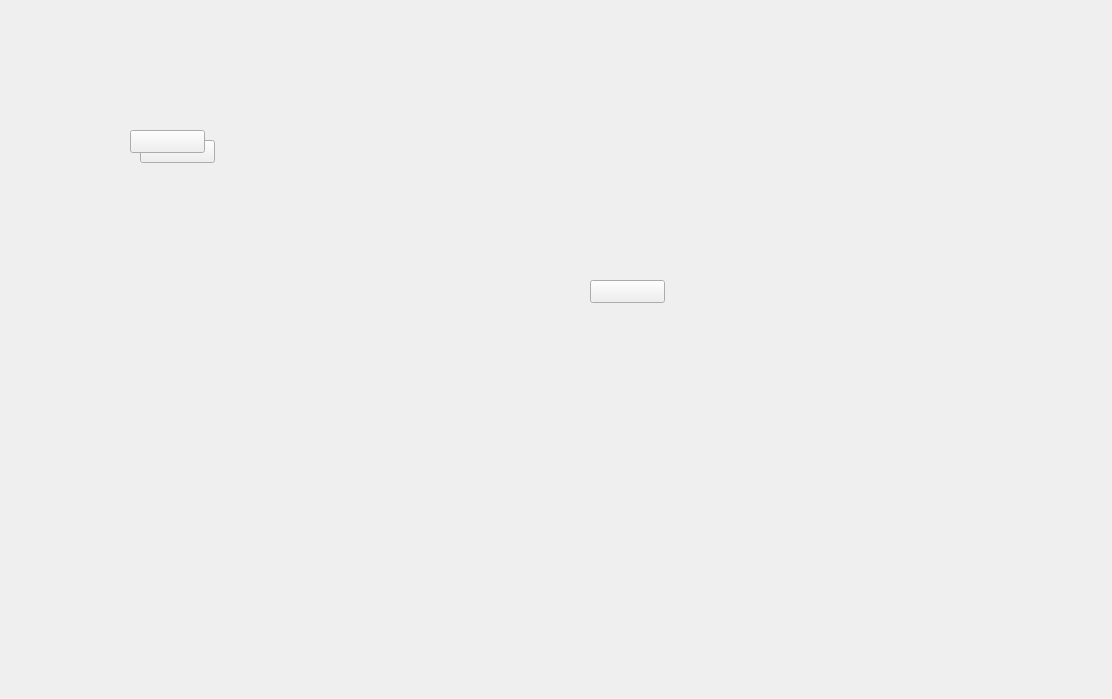
<?xml version="1.0" encoding="UTF-8"?>
<ui version="4.0">
 <class>MainWindow</class>
 <widget class="QMainWindow" name="MainWindow">
  <property name="enabled">
   <bool>true</bool>
  </property>
  <property name="geometry">
   <rect>
    <x>0</x>
    <y>0</y>
    <width>1112</width>
    <height>699</height>
   </rect>
  </property>
  <property name="focusPolicy">
   <enum>Qt::TabFocus</enum>
  </property>
  <property name="windowTitle">
   <string>MainWindow</string>
  </property>
  <property name="styleSheet">
   <string notr="true"/>
  </property>
  <property name="iconSize">
   <size>
    <width>24</width>
    <height>24</height>
   </size>
  </property>
  <widget class="QWidget" name="centralWidget">
   <property name="styleSheet">
    <string notr="true"/>
   </property>
   <widget class="QPushButton" name="StartButton">
    <property name="enabled">
     <bool>true</bool>
    </property>
    <property name="geometry">
     <rect>
      <x>1400</x>
      <y>650</y>
      <width>401</width>
      <height>391</height>
     </rect>
    </property>
    <property name="font">
     <font>
      <family>Adobe Devanagari</family>
      <pointsize>36</pointsize>
      <weight>75</weight>
      <bold>true</bold>
     </font>
    </property>
    <property name="contextMenuPolicy">
     <enum>Qt::DefaultContextMenu</enum>
    </property>
    <property name="styleSheet">
     <string notr="true"/>
    </property>
    <property name="text">
     <string/>
    </property>
   </widget>
   <widget class="QLabel" name="face0">
    <property name="geometry">
     <rect>
      <x>750</x>
      <y>250</y>
      <width>191</width>
      <height>161</height>
     </rect>
    </property>
    <property name="text">
     <string/>
    </property>
   </widget>
   <widget class="QLabel" name="face1">
    <property name="geometry">
     <rect>
      <x>0</x>
      <y>0</y>
      <width>191</width>
      <height>161</height>
     </rect>
    </property>
    <property name="text">
     <string/>
    </property>
   </widget>
   <widget class="QLabel" name="face2">
    <property name="geometry">
     <rect>
      <x>1080</x>
      <y>120</y>
      <width>191</width>
      <height>161</height>
     </rect>
    </property>
    <property name="text">
     <string/>
    </property>
   </widget>
   <widget class="QLabel" name="face3">
    <property name="geometry">
     <rect>
      <x>1080</x>
      <y>120</y>
      <width>191</width>
      <height>161</height>
     </rect>
    </property>
    <property name="text">
     <string/>
    </property>
   </widget>
   <widget class="QLabel" name="face4">
    <property name="geometry">
     <rect>
      <x>1080</x>
      <y>120</y>
      <width>191</width>
      <height>161</height>
     </rect>
    </property>
    <property name="text">
     <string/>
    </property>
   </widget>
   <widget class="QLabel" name="face5">
    <property name="geometry">
     <rect>
      <x>1080</x>
      <y>120</y>
      <width>191</width>
      <height>161</height>
     </rect>
    </property>
    <property name="text">
     <string/>
    </property>
   </widget>
   <widget class="QLabel" name="face6">
    <property name="geometry">
     <rect>
      <x>1080</x>
      <y>120</y>
      <width>191</width>
      <height>161</height>
     </rect>
    </property>
    <property name="text">
     <string/>
    </property>
   </widget>
   <widget class="QLabel" name="face7">
    <property name="geometry">
     <rect>
      <x>1080</x>
      <y>120</y>
      <width>191</width>
      <height>161</height>
     </rect>
    </property>
    <property name="text">
     <string/>
    </property>
   </widget>
   <widget class="QLabel" name="face8">
    <property name="geometry">
     <rect>
      <x>1080</x>
      <y>120</y>
      <width>191</width>
      <height>161</height>
     </rect>
    </property>
    <property name="text">
     <string/>
    </property>
   </widget>
   <widget class="QLabel" name="face9">
    <property name="geometry">
     <rect>
      <x>10</x>
      <y>10</y>
      <width>191</width>
      <height>161</height>
     </rect>
    </property>
    <property name="text">
     <string/>
    </property>
   </widget>
   <widget class="QLabel" name="label_Score">
    <property name="geometry">
     <rect>
      <x>2000</x>
      <y>190</y>
      <width>50</width>
      <height>50</height>
     </rect>
    </property>
    <property name="text">
     <string/>
    </property>
   </widget>
   <widget class="QLabel" name="Time_label">
    <property name="geometry">
     <rect>
      <x>90</x>
      <y>180</y>
      <width>58</width>
      <height>15</height>
     </rect>
    </property>
    <property name="text">
     <string/>
    </property>
   </widget>
   <widget class="QLabel" name="A">
    <property name="geometry">
     <rect>
      <x>300</x>
      <y>420</y>
      <width>47</width>
      <height>12</height>
     </rect>
    </property>
    <property name="text">
     <string/>
    </property>
   </widget>
   <widget class="QLabel" name="B">
    <property name="geometry">
     <rect>
      <x>160</x>
      <y>160</y>
      <width>47</width>
      <height>12</height>
     </rect>
    </property>
    <property name="text">
     <string/>
    </property>
   </widget>
   <widget class="QLabel" name="C">
    <property name="geometry">
     <rect>
      <x>170</x>
      <y>170</y>
      <width>47</width>
      <height>12</height>
     </rect>
    </property>
    <property name="text">
     <string/>
    </property>
   </widget>
   <widget class="QLabel" name="def_A">
    <property name="geometry">
     <rect>
      <x>410</x>
      <y>490</y>
      <width>47</width>
      <height>12</height>
     </rect>
    </property>
    <property name="font">
     <font>
      <family>Adobe Caslon Pro</family>
     </font>
    </property>
    <property name="text">
     <string/>
    </property>
   </widget>
   <widget class="QLabel" name="def_B">
    <property name="geometry">
     <rect>
      <x>180</x>
      <y>180</y>
      <width>47</width>
      <height>12</height>
     </rect>
    </property>
    <property name="text">
     <string/>
    </property>
   </widget>
   <widget class="QLabel" name="def_C">
    <property name="geometry">
     <rect>
      <x>190</x>
      <y>190</y>
      <width>47</width>
      <height>12</height>
     </rect>
    </property>
    <property name="text">
     <string/>
    </property>
   </widget>
   <widget class="QLabel" name="kickA">
    <property name="geometry">
     <rect>
      <x>96</x>
      <y>311</y>
      <width>391</width>
      <height>131</height>
     </rect>
    </property>
    <property name="text">
     <string/>
    </property>
   </widget>
   <widget class="QPushButton" name="Back">
    <property name="geometry">
     <rect>
      <x>590</x>
      <y>280</y>
      <width>75</width>
      <height>23</height>
     </rect>
    </property>
    <property name="text">
     <string/>
    </property>
   </widget>
   <widget class="QPushButton" name="kickB">
    <property name="geometry">
     <rect>
      <x>130</x>
      <y>130</y>
      <width>75</width>
      <height>23</height>
     </rect>
    </property>
    <property name="text">
     <string/>
    </property>
   </widget>
   <widget class="QPushButton" name="kickC">
    <property name="geometry">
     <rect>
      <x>140</x>
      <y>140</y>
      <width>75</width>
      <height>23</height>
     </rect>
    </property>
    <property name="text">
     <string/>
    </property>
   </widget>
   <widget class="QLabel" name="colourtext">
    <property name="geometry">
     <rect>
      <x>470</x>
      <y>450</y>
      <width>47</width>
      <height>12</height>
     </rect>
    </property>
    <property name="text">
     <string/>
    </property>
   </widget>
   <zorder>kickA</zorder>
   <zorder>kickC</zorder>
   <zorder>kickB</zorder>
   <zorder>StartButton</zorder>
   <zorder>face1</zorder>
   <zorder>face2</zorder>
   <zorder>face3</zorder>
   <zorder>face4</zorder>
   <zorder>face5</zorder>
   <zorder>face6</zorder>
   <zorder>face7</zorder>
   <zorder>face8</zorder>
   <zorder>face9</zorder>
   <zorder>face0</zorder>
   <zorder>label_Score</zorder>
   <zorder>Time_label</zorder>
   <zorder>A</zorder>
   <zorder>B</zorder>
   <zorder>C</zorder>
   <zorder>def_A</zorder>
   <zorder>def_B</zorder>
   <zorder>def_C</zorder>
   <zorder>Back</zorder>
   <zorder>colourtext</zorder>
  </widget>
 </widget>
 <layoutdefault spacing="6" margin="11"/>
 <resources/>
 <connections/>
</ui>
